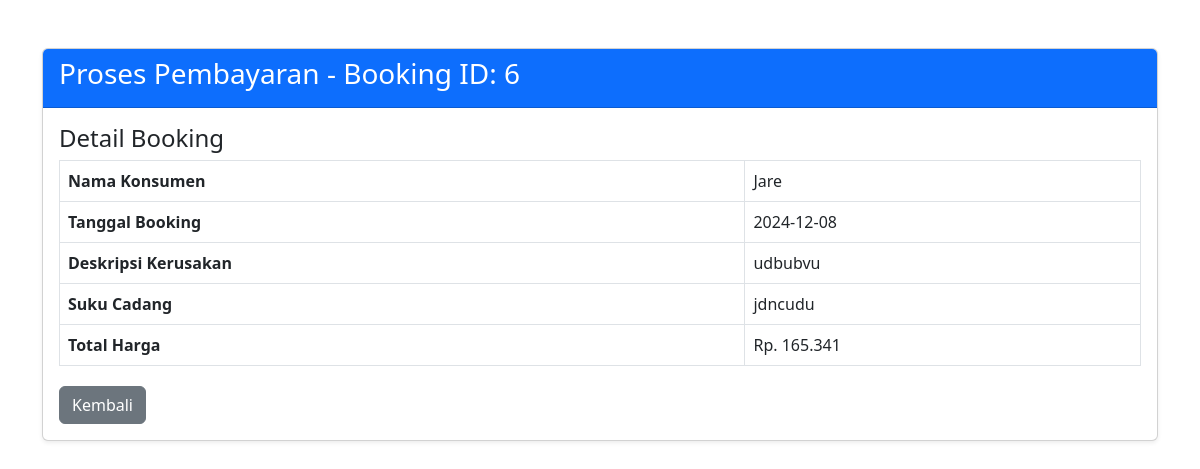
The app's page /pembayaran.php?booking_id=6 with its own data.
### tables this page shows
CREATE TABLE `bookings` (
  `id` int(11) NOT NULL,
  `user_id` int(11) NOT NULL,
  `booking_date` date NOT NULL,
  `booking_time` time NOT NULL,
  `motor_brand` varchar(50) NOT NULL,
  `motor_type` varchar(50) NOT NULL,
  `motor_year` year(4) NOT NULL,
  `service_package` varchar(100) NOT NULL,
  `status` enum('Pending','Selesai','Dibatalkan') DEFAULT 'Pending',
  `created_at` timestamp NOT NULL DEFAULT current_timestamp(),
  `kerusakan` text DEFAULT NULL,
  `suku_cadang` text DEFAULT NULL,
  `harga_total` decimal(10,2) DEFAULT NULL,
  `payment_method` varchar(50) DEFAULT 'Pending',
  `payment_status` varchar(50) DEFAULT 'Pending',
  `proof_payment` varchar(255) DEFAULT NULL,
  `cost` decimal(10,2) NOT NULL DEFAULT 0.00
);

CREATE TABLE `users` (
  `id` int(11) NOT NULL,
  `name` varchar(100) NOT NULL,
  `email` varchar(100) NOT NULL,
  `password` varchar(255) NOT NULL,
  `phone` varchar(20) NOT NULL,
  `address` text DEFAULT NULL,
  `role` enum('admin','user') DEFAULT 'user',
  `created_at` timestamp NOT NULL DEFAULT current_timestamp()
);

CREATE TABLE `nota` (
  `id` int(11) NOT NULL,
  `booking_id` int(11) NOT NULL,
  `kerusakan` text NOT NULL,
  `suku_cadang` text NOT NULL,
  `harga` decimal(10,2) NOT NULL,
  `created_at` timestamp NOT NULL DEFAULT current_timestamp()
);

### pembayaran.php (the view, shortened to what this page needs)
<?php
include('db.php');
if (isset($_GET['booking_id']) && is_numeric($_GET['booking_id'])) {
    $booking_id = $_GET['booking_id'];
    $query = "SELECT bookings.*, users.name AS customer_name, nota.*
              FROM bookings
              JOIN users ON bookings.user_id = users.id
              LEFT JOIN nota ON bookings.id = nota.booking_id
              WHERE bookings.id = ?";
    $stmt = $conn->prepare($query);
    $stmt->bind_param('i', $booking_id);
    $stmt->execute();
    $result = $stmt->get_result();
    if ($result->num_rows > 0) {
        $data = $result->fetch_assoc();
    } else {
        $error_message = "Booking tidak ditemukan.";
    }
} else {
    $error_message = "ID booking tidak valid.";
}
?>
<!DOCTYPE html>
<html lang="id">
<head>
    <link href="https://cdn.jsdelivr.net/npm/bootstrap@5.3.0-alpha1/dist/css/bootstrap.min.css" rel="stylesheet">
</head>
<body>
<div class="container mt-5">
    <div class="card shadow-sm">
        <div class="card-header bg-primary text-white">
            <h3 class="card-title">Proses Pembayaran - Booking ID: <?php echo $booking_id; ?></h3>
        </div>
        <div class="card-body">
            <?php if (isset($error_message)): ?>
                <div class="alert alert-danger">
                    <?php echo $error_message; ?>
                </div>
            <?php else: ?>
                <h4>Detail Booking</h4>
                <table class="table table-bordered table-striped">
                    <thead>
                        <tr>
                            <th>Nama Konsumen</th>
                            <td><?php echo htmlspecialchars($data['customer_name']); ?></td>
                        </tr>
                        <tr>
                            <th>Tanggal Booking</th>
                            <td><?php echo htmlspecialchars($data['booking_date']); ?></td>
                        </tr>
                        <tr>
                            <th>Deskripsi Kerusakan</th>
                            <td><?php echo htmlspecialchars($data['kerusakan']); ?></td>
                        </tr>
                        <tr>
                            <th>Suku Cadang</th>
                            <td>
                                <?php
                                $suku_cadang = isset($data['suku_cadang']) ? $data['suku_cadang'] : '';
                                if (!empty($suku_cadang)) {
                                    $suku_cadang_list = explode(',', $suku_cadang);
                                    foreach ($suku_cadang_list as $item) {
                                        echo htmlspecialchars(trim($item)) . "<br>";
                                    }
                                } else {
                                    echo "Tidak ada suku cadang.";
                                }
                                ?>
                            </td>
                        </tr>
                        <tr>
                            <th>Total Harga</th>
                            <td>Rp. <?php echo number_format($data['harga'], 0, ',', '.'); ?></td>
                        </tr>
                    </thead>
                </table>
                    <div class="btn-container">
                        <a href="dashboard.php" class="btn btn-secondary">Kembali</a>
                    </div>
            <?php endif; ?>
        </div>
    </div>
</div>
</body>
</html>

### pembayaran.php (style rules this page uses)
.card { margin-top: 30px; }
.btn-container { margin-top: 20px; }

### records on screen
bookings: user.name "Jare", booking_date "2024-12-08", nota.kerusakan "udbubvu", nota.suku_cadang "jdncudu", nota.harga "165.341"

### other values on screen
$booking_id "6"
